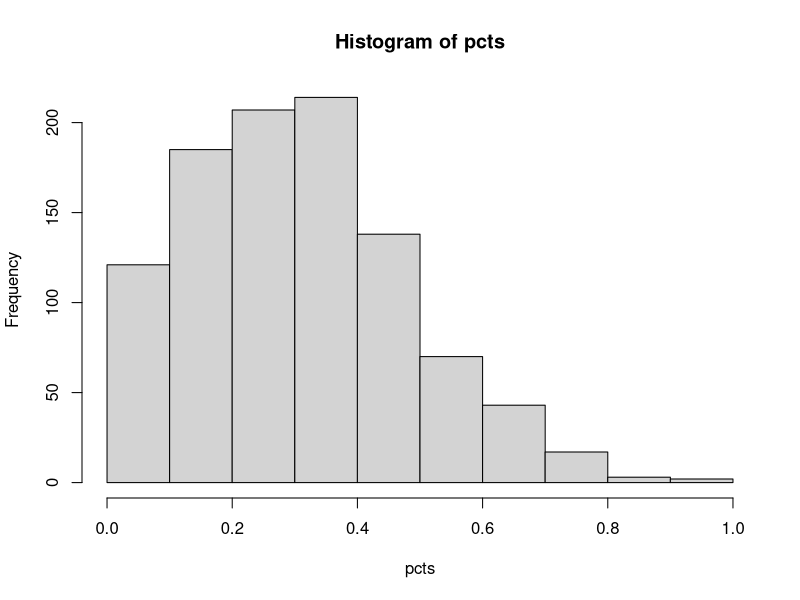

This chart was generated by the following R code: (Note: this script raises an error after producing the figure.)
## ---- chunk 1
#Reason for special log transform------------

#Explaining Logit options------
pcts=rpois(1000, 3.5)/10
pcts[pcts>1]=1
hist(pcts)
table(pcts)

pc=seq(0,1,by=0.01)

hist(logit.transform(pcts))
hist(logit.transform.eps(pcts))
hist(log(pcts/(1-pcts)))


plot(pc, logit.transform(pc))
lines(pc, logit.transform.eps(pc))
lines(pc, log(pc/(1-pc)))





#Explaining Log options------
tx=seq(0,5,by=0.001)

plot(tx, log(tx))
plot(tx, log(tx+1))
plot(tx, logw0(tx))
pairs(cbind(orig=tx, log=log(tx), logp1=log(tx+1), logw0=logw0(tx) ), lower.panel=NULL, row1attop = FALSE)

# Note logp1 changes overall shape of transform- the log relationship is lost. 



## ---- chunk 2
# Make transformation functions############
logit.transform = function(x){  #This one looks better (Phil Dixon's suggestion)
    #  x is a vector of values between 0 and 1 inclusive
    if(sum(x[x!=0], na.rm=TRUE)==0) 
        eps=0
       else    
        eps=min(x[x!=0], na.rm=TRUE)
    x[x==0]=0.5*eps
    x[x==1]=1-0.5*eps
    return(log(x/(1-x)))
}
INVlogit.transform=function(alpha){
    #alpha is a vector of real number
    #if(alpha>705) return(1) #otherwise too big to exp()
    alpha[alpha>709]=709   #This is largest number R will take to 1.  Otherwise NaN
    return(exp(alpha)/(exp(alpha)+1))
}
logit.transform.eps = function(x, eps){
    #  x is a vector of values between 0 and 1
    eps=min(x[x!=0])
    return(log((x+eps/(1-x+eps))))
    
}

logw0=function(x){ 
    #  x is a vector of values >=0
  # The following transformation preserves orders of magnitudes and results in 0 when original data is zero. 
  c=trunc(log(min(x[x>0], na.rm=T)))
  d=exp(c)
  return(log(x+d)-c)
}

## ---- chunk 3
plot(cars)
